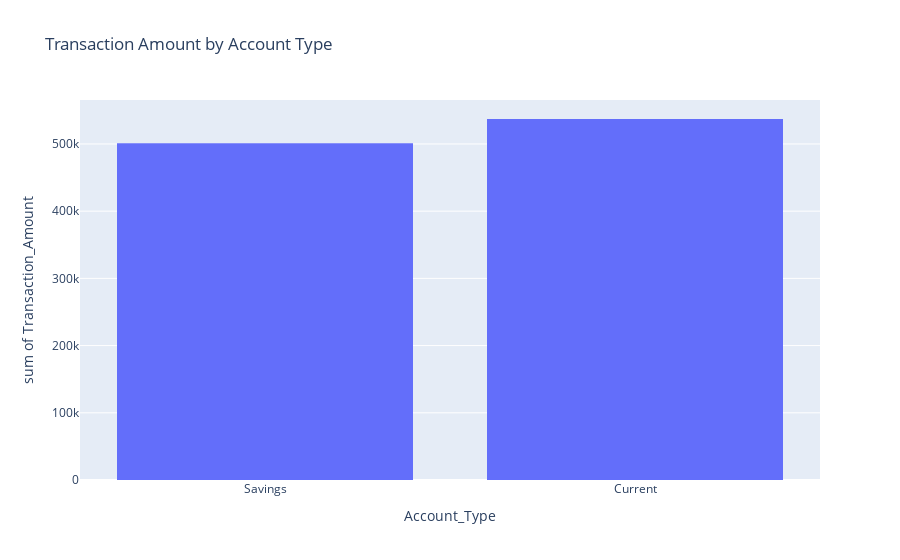

Notebook code cell kept with this figure:
### Code cell
fig = px.histogram(data,
                    x='Account_Type',
                    y='Transaction_Amount',
                    title='Transaction Amount by Account Type')
fig.show()

### Figure 1 — Plotly figure (JSON) as saved in the notebook; plotly's stock layout.template omitted (floating-point values rounded to 4 significant figures; data arrays with more than 128 entries replaced by an {"elided": "..."} marker saying what was removed)
{"data": [{"alignmentgroup": "True", "bingroup": "x", "histfunc": "sum", "hovertemplate": "Account_Type=%{x}<br>sum of Transaction_Amount=%{y}<extra></extra>", "legendgroup": "", "marker": {"color": "#636efa", "pattern": {"shape": ""}}, "name": "", "offsetgroup": "", "orientation": "v", "showlegend": false, "type": "histogram", "x": {"elided": "1000 str values"}, "xaxis": "x", "y": {"elided": "1000 float values"}, "yaxis": "y"}], "layout": {"barmode": "relative", "legend": {"tracegroupgap": 0}, "title": {"text": "Transaction Amount by Account Type"}, "xaxis": {"anchor": "y", "domain": [0, 1], "title": {"text": "Account_Type"}}, "yaxis": {"anchor": "x", "domain": [0, 1], "title": {"text": "sum of Transaction_Amount"}}}}
